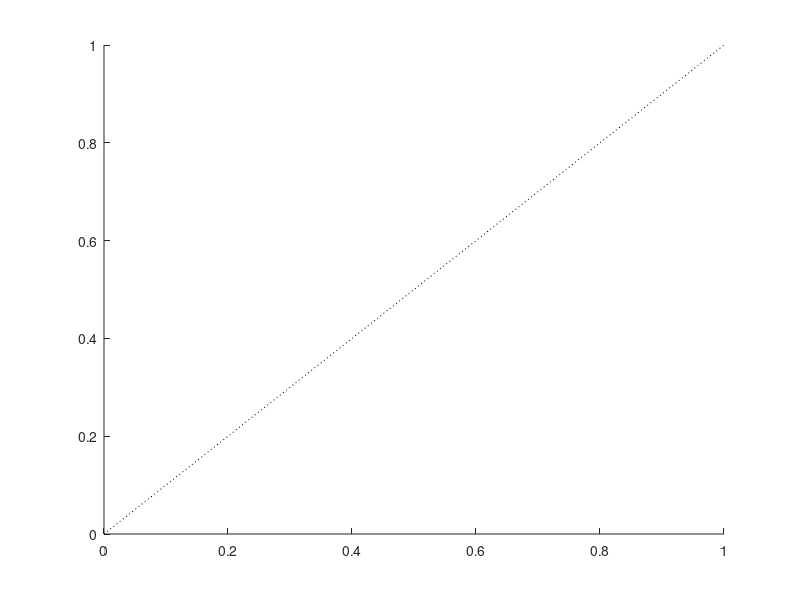

Reproduce this figure in MATLAB.
function th=AddUnityLine(Offset,AdjAxLimFlag)
%
% Adds a black dashed line for the unity line (i.e. y=x) to the current plot...
% You can optinally adjust teh unity line... useful when plotting linear
% regressions when it is desired to include a line with a slope of 1 with
% an offset determined by teh linear regression
%
% Set AdjAxLimFlag to 0 so the unity line added will be guaranteed not to 
% exceed the current axis limits. Defaults to 0
%
% returns the handle of the line

if nargin<1 || isempty(Offset);   Offset=0;     end
if nargin<2 || isempty(AdjAxLimFlag);   AdjAxLimFlag=0;     end

axvals=axis;
hold on

minxy=min(axvals([1 3]));
maxxy=max(axvals([2 4]));
if Offset>=0
    %th=plot([minxy-Offset maxxy],[minxy maxxy+Offset],'k:');
    th=plot([minxy maxxy-Offset],[minxy+Offset maxxy],'k:');
else
    %th=plot([minxy maxxy-Offset],[minxy+Offset maxxy],'k:');
    th=plot([minxy-Offset maxxy],[minxy maxxy+Offset],'k:');
end

if ~AdjAxLimFlag;   axis(axvals);       end

